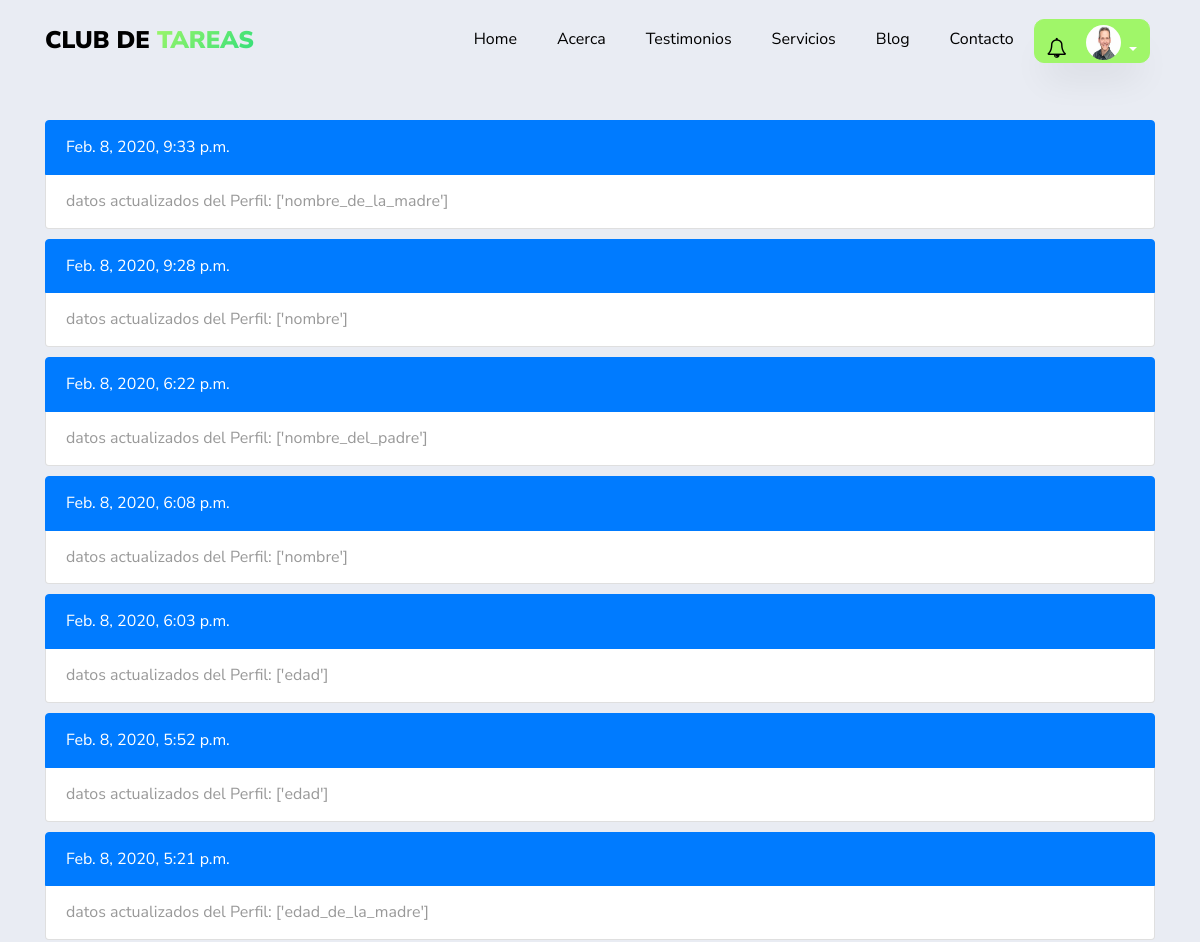
The app's page /historial/ (signed in, upper part), older data.
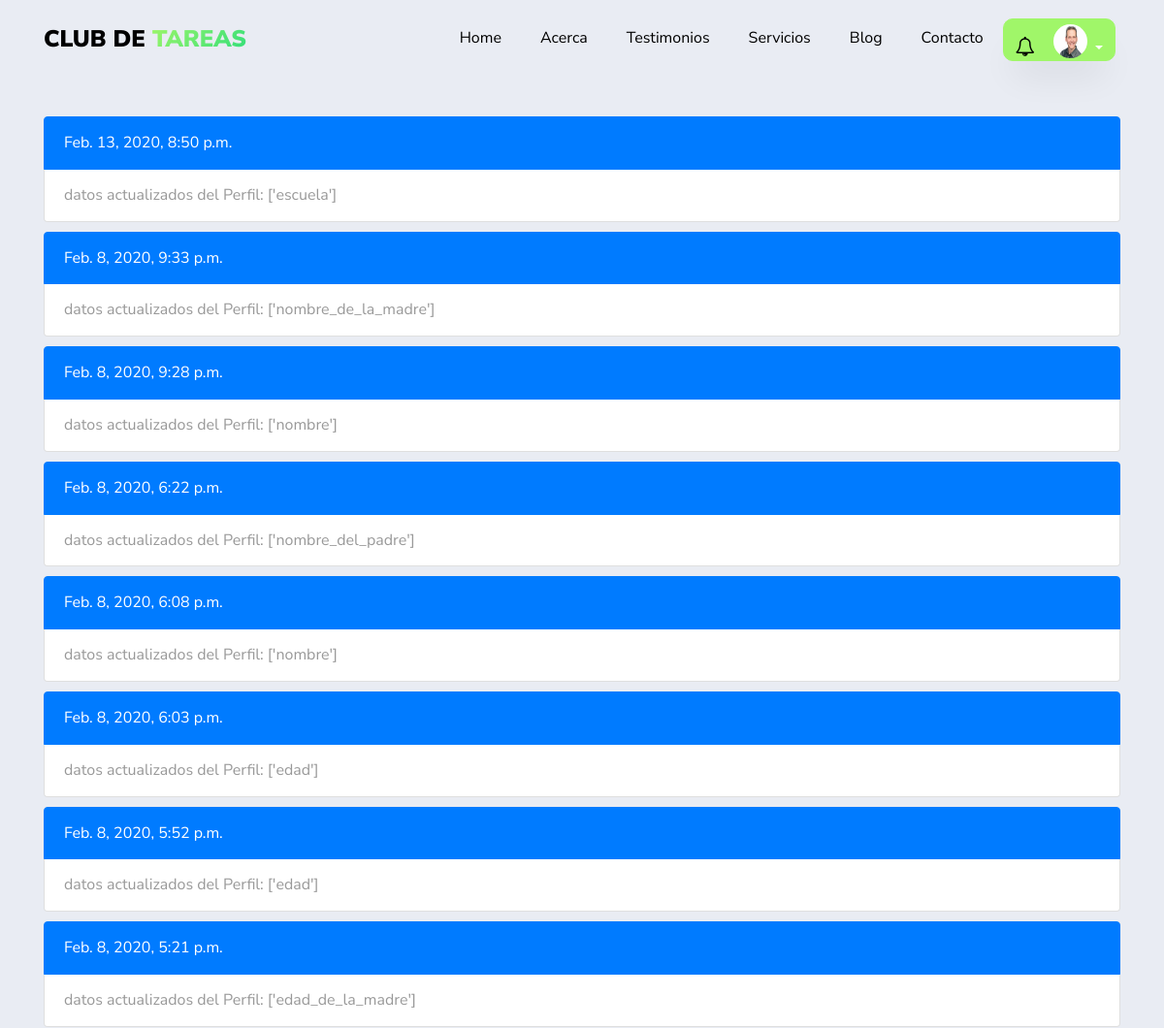
The same page, newer data.
### app/models.py (models this page shows)
class Historial_User(models.Model):
      mensaje = models.CharField(max_length=200)
      usuario = models.ForeignKey(settings.AUTH_USER_MODEL,related_name="historial",on_delete=models.CASCADE,null=True)
      fecha = models.DateTimeField(auto_now_add=True,null=True)
      class Meta:
          verbose_name_plural= "Actividad de los Usuarios"

### app/views.py (the view)
# urls.py: path('historial/',views.historial,name='historial'),
@login_required
def historial(request):
    historial = request.user.historial.all().order_by('-fecha')
    context = {
    'historial': historial
    }
    return render(request,'app/historial.html',context)

### app/templates/app/historial.html (shortened to what this page needs)
{% extends 'main/base.html' %}
{% load static %}
{% block content %}
<section>
  <div class="container">
    <div class="row"  style="margin-top:120px">
        <div class="col-md-12 ftco-animate">
          {% if historial %}
              {% for instancia in historial %}
              <ul class="list-group" style="padding-bottom: 10px">
                    <li class="list-group-item active">{{instancia.fecha }}</li>
                    <li class="list-group-item">{{ instancia.mensaje}}</li>
              </ul>
              {% endfor %}
          {% else %}
          <ul class="list-group" style="padding-bottom: 80px">
                <li class="list-group-item">Los campos de Perfil no han sido actualizados</li>
          </ul>
          {% endif%}
        </div>
        </div>
    </div>
</section>
{% endblock content%}

Row changes from the older to the newer data that the page shows:
added Historial_User: fecha "Feb. 13, 2020, 8:50 p.m.", mensaje "datos actualizados del Perfil: ['escuela']"
